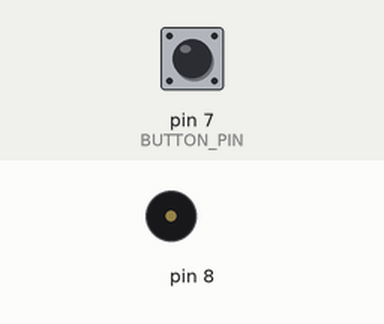
Simulated run of this sketch. Board: Arduino Uno, built with avr-gcc and run on an emulated ATmega328P. On the bench: buzzer (waves = sounding). The inputs (shaded band) are chosen by the test bench; at power-on: pin 7 (BUTTON_PIN) HIGH. What the sketch prints to the serial monitor is not drawn.

Above: at 1.2 s.
1.3 s: pin 7 (BUTTON_PIN) pulled LOW for 3.2 s
Timing chart, 0 to 6.0 s (numbered marks = the images above; inputs shaded):
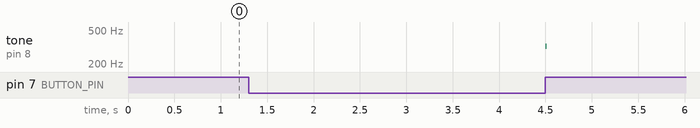

The sketch:

sketch_mar23a.ino
```cpp
// constants won't change. They're used here to set pin numbers:
const int BUTTON_PIN = 7;       // the number of the pushbutton pin
int x = 40;
void setup() {
  // initialize serial communication at 9600 bits per second:
  Serial.begin(9600);
  // initialize the pushbutton pin as an pull-up input
  // the pull-up input pin will be HIGH when the switch is open and LOW when the switch is closed.
  pinMode(BUTTON_PIN, INPUT_PULLUP);


}

void loop() {
  // read the state of the switch/button:
  int buttonState = digitalRead(BUTTON_PIN);

  // print out the button's state
  Serial.println(x);

  if(buttonState == 0){
      tone(8,x,10);
      if(x<364){
        x = x+1;

        }
      else{
        x = x-364;

        }


    }


}
```

Measured:
- after the input at 1.3 s, tone on pin 8: silent → 324 Hz after 3.2 s, → silent 0.01 s later
